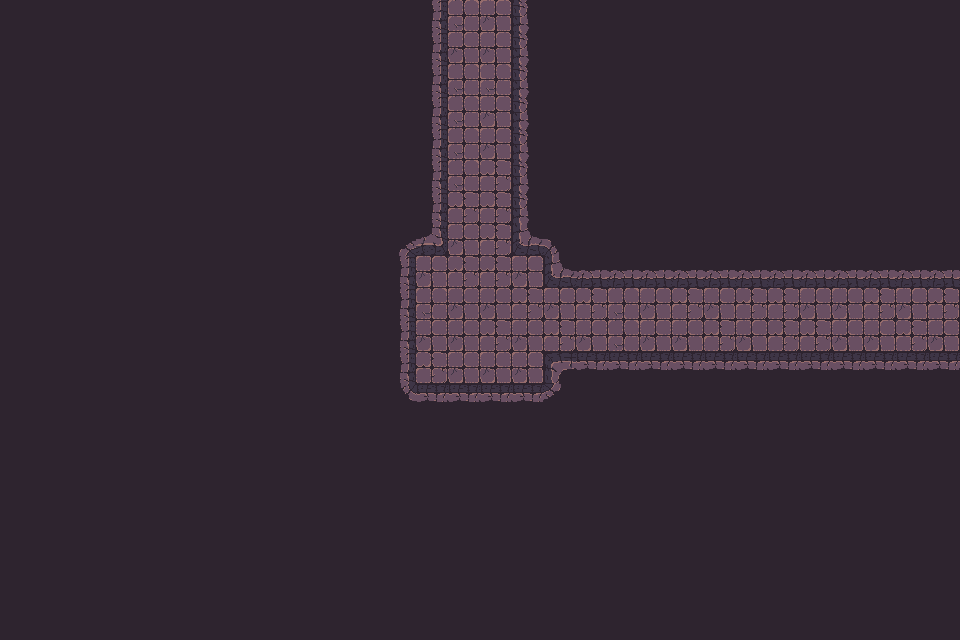

A level layout from a 2D game, rendered from its tile map. Below: a short description, then the map file with its tile-grid data intact:
An orthogonal 30x20 tile map with 32x32 px tiles, 1 tile layer (Tile layer 1), 2 tilesets and 57 objects.

<map version="1.10" tiledversion="1.11.2" orientation="orthogonal" renderorder="right-down" width="30" height="20" tilewidth="32" tileheight="32" infinite="0" nextlayerid="3" nextobjectid="1">
    <tileset firstgid="1" name="Town Tileset" tilewidth="32" tileheight="32" tilecount="64" columns="8">
        <image source="../../../tiles/World H Tileset.png" trans="ff00ff" width="256" height="256" />
        <tile id="4">
            <objectgroup draworder="index" id="2">
                <object id="1" x="0" y="0" width="32" height="32" />
            </objectgroup>
        </tile>
        <tile id="5">
            <objectgroup draworder="index" id="2">
                <object id="1" x="0" y="0" width="32" height="32" />
            </objectgroup>
        </tile>
        <tile id="6">
            <objectgroup draworder="index" id="2">
                <object id="1" x="0" y="0" width="32" height="32" />
            </objectgroup>
        </tile>
        <tile id="7">
            <objectgroup draworder="index" id="2">
                <object id="1" x="0" y="0" width="32" height="32" />
            </objectgroup>
        </tile>
        <tile id="8">
            <objectgroup draworder="index" id="2">
                <object id="1" x="0" y="0" width="32" height="32" />
            </objectgroup>
        </tile>
        <tile id="10">
            <objectgroup draworder="index" id="2">
                <object id="1" x="0" y="32" width="32" height="0" />
            </objectgroup>
        </tile>
        <tile id="11">
            <objectgroup draworder="index" id="2">
                <object id="1" x="0" y="32" width="32" height="0" />
                <object id="2" x="32" y="0" width="0" height="32" />
            </objectgroup>
        </tile>
        <tile id="12">
            <objectgroup draworder="index" id="2">
                <object id="1" x="32" y="0" width="0" height="32" />
            </objectgroup>
        </tile>
        <tile id="13">
            <objectgroup draworder="index" id="2">
                <object id="1" x="0" y="32" width="32" height="0" />
                <object id="2" x="0" y="32" width="32" height="0" />
                <object id="3" x="0" y="0" width="0" height="32" />
            </objectgroup>
        </tile>
        <tile id="14">
            <objectgroup draworder="index" id="2">
                <object id="1" x="0" y="0" width="0" height="32" />
            </objectgroup>
        </tile>
        <tile id="16">
            <objectgroup draworder="index" id="2">
                <object id="1" x="0" y="0" width="32" height="32" />
            </objectgroup>
        </tile>
        <tile id="24">
            <objectgroup draworder="index" id="2">
                <object id="1" x="0" y="0" width="32" height="32" />
            </objectgroup>
        </tile>
    </tileset>
    <tileset firstgid="65" name="Dungeon Crawler Tileset" tilewidth="32" tileheight="32" tilecount="100" columns="10">
        <image source="../../../tiles/Dungeon_Tile.png" trans="" width="320" height="320" />
        <tile id="2">
            <objectgroup draworder="index" id="2">
                <object id="1" x="0" y="0" width="32" height="32" />
            </objectgroup>
        </tile>
        <tile id="3">
            <objectgroup draworder="index" id="2">
                <object id="1" x="0" y="0" width="32" height="32" />
            </objectgroup>
        </tile>
        <tile id="4">
            <objectgroup draworder="index" id="2">
                <object id="1" x="0" y="0" width="32" height="32" />
            </objectgroup>
        </tile>
        <tile id="5">
            <objectgroup draworder="index" id="2">
                <object id="1" x="0" y="0" width="32" height="32" />
            </objectgroup>
        </tile>
        <tile id="6">
            <objectgroup draworder="index" id="2">
                <object id="1" x="0" y="0" width="32" height="32" />
            </objectgroup>
        </tile>
        <tile id="8">
            <objectgroup draworder="index" id="2">
                <object id="1" x="0" y="0" width="32" height="32" />
            </objectgroup>
        </tile>
        <tile id="12">
            <objectgroup draworder="index" id="2">
                <object id="1" x="0" y="0" width="32" height="32" />
            </objectgroup>
        </tile>
        <tile id="13">
            <objectgroup draworder="index" id="2">
                <object id="1" x="0" y="0" width="32" height="32" />
            </objectgroup>
        </tile>
        <tile id="14">
            <objectgroup draworder="index" id="2">
                <object id="1" x="0" y="0" width="32" height="32" />
            </objectgroup>
        </tile>
        <tile id="15">
            <objectgroup draworder="index" id="2">
                <object id="1" x="0" y="0" width="32" height="32" />
            </objectgroup>
        </tile>
        <tile id="16">
            <objectgroup draworder="index" id="2">
                <object id="1" x="0" y="0" width="32" height="32" />
            </objectgroup>
        </tile>
        <tile id="18">
            <objectgroup draworder="index" id="2">
                <object id="1" x="0" y="0" width="32" height="32" />
            </objectgroup>
        </tile>
        <tile id="22">
            <objectgroup draworder="index" id="2">
                <object id="1" x="0" y="0" width="32" height="32" />
            </objectgroup>
        </tile>
        <tile id="23">
            <objectgroup draworder="index" id="2">
                <object id="1" x="0" y="0" width="32" height="32" />
            </objectgroup>
        </tile>
        <tile id="24">
            <objectgroup draworder="index" id="2">
                <object id="1" x="0" y="0" width="32" height="32" />
            </objectgroup>
        </tile>
        <tile id="25">
            <objectgroup draworder="index" id="2">
                <object id="1" x="0" y="0" width="32" height="32" />
            </objectgroup>
        </tile>
        <tile id="26">
            <objectgroup draworder="index" id="2">
                <object id="1" x="0" y="0" width="32" height="32" />
            </objectgroup>
        </tile>
        <tile id="28">
            <objectgroup draworder="index" id="2">
                <object id="1" x="0" y="0" width="32" height="32" />
            </objectgroup>
        </tile>
        <tile id="32">
            <objectgroup draworder="index" id="2">
                <object id="1" x="0" y="0" width="32" height="32" />
            </objectgroup>
        </tile>
        <tile id="33">
            <objectgroup draworder="index" id="2">
                <object id="1" x="0" y="0" width="32" height="32" />
            </objectgroup>
        </tile>
        <tile id="34">
            <objectgroup draworder="index" id="2">
                <object id="1" x="0" y="0" width="32" height="32" />
            </objectgroup>
        </tile>
        <tile id="35">
            <objectgroup draworder="index" id="2">
                <object id="1" x="0" y="0" width="32" height="32" />
            </objectgroup>
        </tile>
        <tile id="36">
            <objectgroup draworder="index" id="2">
                <object id="1" x="0" y="0" width="32" height="32" />
            </objectgroup>
        </tile>
        <tile id="38">
            <objectgroup draworder="index" id="2">
                <object id="1" x="0" y="0" width="32" height="32" />
            </objectgroup>
        </tile>
        <tile id="42">
            <objectgroup draworder="index" id="2">
                <object id="1" x="0" y="0" width="32" height="32" />
            </objectgroup>
        </tile>
        <tile id="43">
            <objectgroup draworder="index" id="2">
                <object id="1" x="0" y="0" width="32" height="32" />
            </objectgroup>
        </tile>
        <tile id="44">
            <objectgroup draworder="index" id="2">
                <object id="1" x="0" y="0" width="32" height="32" />
            </objectgroup>
        </tile>
        <tile id="45">
            <objectgroup draworder="index" id="2">
                <object id="1" x="0" y="0" width="32" height="32" />
            </objectgroup>
        </tile>
        <tile id="46">
            <objectgroup draworder="index" id="2">
                <object id="1" x="0" y="0" width="32" height="32" />
            </objectgroup>
        </tile>
        <tile id="48">
            <objectgroup draworder="index" id="2">
                <object id="1" x="0" y="0" width="32" height="32" />
            </objectgroup>
        </tile>
        <tile id="52">
            <objectgroup draworder="index" id="2">
                <object id="1" x="0" y="0" width="32" height="32" />
            </objectgroup>
        </tile>
        <tile id="53">
            <objectgroup draworder="index" id="2">
                <object id="1" x="0" y="0" width="32" height="32" />
            </objectgroup>
        </tile>
        <tile id="54">
            <objectgroup draworder="index" id="2">
                <object id="1" x="0" y="0" width="32" height="32" />
            </objectgroup>
        </tile>
        <tile id="55">
            <objectgroup draworder="index" id="2">
                <object id="1" x="0" y="0" width="32" height="32" />
            </objectgroup>
        </tile>
        <tile id="56">
            <objectgroup draworder="index" id="2">
                <object id="1" x="0" y="0" width="32" height="32" />
            </objectgroup>
        </tile>
        <tile id="58">
            <objectgroup draworder="index" id="2">
                <object id="1" x="0" y="0" width="32" height="32" />
            </objectgroup>
        </tile>
        <tile id="62">
            <objectgroup draworder="index" id="2">
                <object id="1" x="0" y="0" width="32" height="32" />
            </objectgroup>
        </tile>
        <tile id="63">
            <objectgroup draworder="index" id="2">
                <object id="1" x="0" y="0" width="32" height="32" />
            </objectgroup>
        </tile>
        <tile id="64">
            <objectgroup draworder="index" id="2">
                <object id="1" x="0" y="0" width="32" height="32" />
            </objectgroup>
        </tile>
        <tile id="65">
            <objectgroup draworder="index" id="2">
                <object id="1" x="0" y="0" width="32" height="32" />
            </objectgroup>
        </tile>
        <tile id="66">
            <objectgroup draworder="index" id="2">
                <object id="1" x="0" y="0" width="32" height="32" />
            </objectgroup>
        </tile>
        <tile id="68">
            <objectgroup draworder="index" id="2">
                <object id="1" x="0" y="0" width="32" height="32" />
            </objectgroup>
        </tile>
    </tileset>
    <layer id="1" name="Tile layer 1" width="30" height="20">
        <data encoding="csv">
122,122,122,122,122,122,122,122,122,122,122,122,122,77,66,75,79,122,122,122,122,122,122,122,122,122,122,122,122,122,
122,122,122,122,122,122,122,122,122,122,122,122,122,77,75,75,79,122,122,122,122,122,122,122,122,122,122,122,122,122,
122,122,122,122,122,122,122,122,122,122,122,122,122,77,66,66,79,122,122,122,122,122,122,122,122,122,122,122,122,122,
122,122,122,122,122,122,122,122,122,122,122,122,122,77,66,75,79,122,122,122,122,122,122,122,122,122,122,122,122,122,
122,122,122,122,122,122,122,122,122,122,122,122,122,77,66,75,79,122,122,122,122,122,122,122,122,122,122,122,122,122,
122,122,122,122,122,122,122,122,122,122,122,122,122,77,66,65,79,122,122,122,122,122,122,122,122,122,122,122,122,122,
122,122,122,122,122,122,122,122,122,122,122,122,122,77,65,65,79,122,122,122,122,122,122,122,122,122,122,122,122,122,
122,122,122,122,122,122,122,122,122,122,122,122,67,103,75,65,100,69,122,122,122,122,122,122,122,122,122,122,122,122,
122,122,122,122,122,122,122,122,122,122,122,122,77,75,65,65,75,100,68,68,68,68,68,68,68,68,68,68,68,68,
122,122,122,122,122,122,122,122,122,122,122,122,77,66,75,75,65,75,65,66,75,65,75,65,65,75,75,65,75,65,
122,122,122,122,122,122,122,122,122,122,122,122,77,75,75,65,75,65,75,66,75,75,65,75,65,65,75,75,65,75,
122,122,122,122,122,122,122,122,122,122,122,122,77,65,75,75,75,70,88,88,88,88,88,88,88,88,88,88,88,88,
122,122,122,122,122,122,122,122,122,122,122,122,87,88,88,88,88,89,122,122,122,122,122,122,122,122,122,122,122,122,
122,122,122,122,122,122,122,122,122,122,122,122,122,122,122,122,122,122,122,122,122,122,122,122,122,122,122,122,122,122,
122,122,122,122,122,122,122,122,122,122,122,122,122,122,122,122,122,122,122,122,122,122,122,122,122,122,122,122,122,122,
122,122,122,122,122,122,122,122,122,122,122,122,122,122,122,122,122,122,122,122,122,122,122,122,122,122,122,122,122,122,
122,122,122,122,122,122,122,122,122,122,122,122,122,122,122,122,122,122,122,122,122,122,122,122,122,122,122,122,122,122,
122,122,122,122,122,122,122,122,122,122,122,122,122,122,122,122,122,122,122,122,122,122,122,122,122,122,122,122,122,122,
122,122,122,122,122,122,122,122,122,122,122,122,122,122,122,122,122,122,122,122,122,122,122,122,122,122,122,122,122,122,
122,122,122,122,122,122,122,122,122,122,122,122,122,122,122,122,122,122,122,122,122,122,122,122,122,122,122,122,122,122
        </data>
    </layer>
</map>
